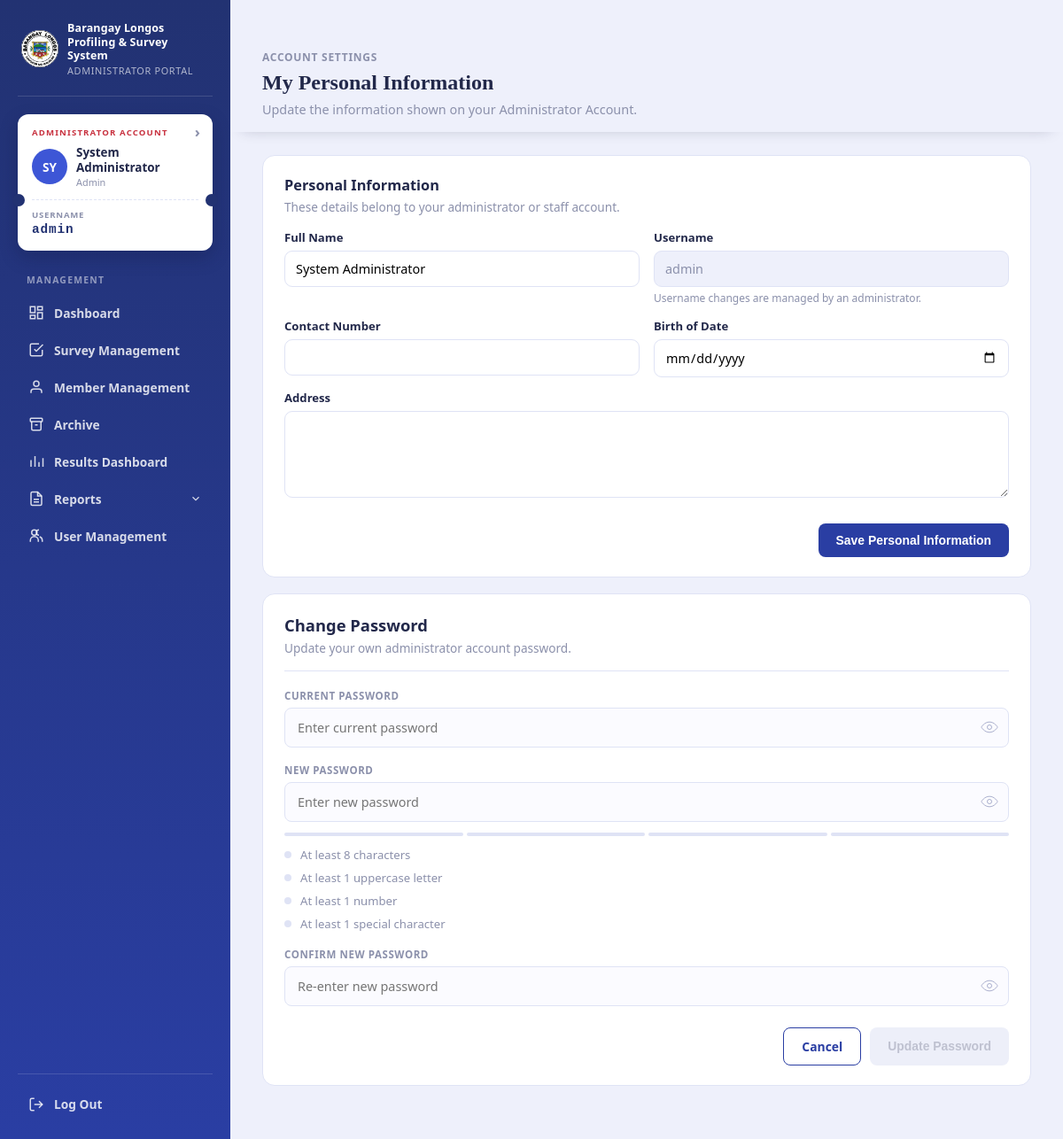
Screenshot of /admin/pages/admin_profile.php (signed in) with the database file from the repository.
### tables this page shows
CREATE TABLE `staff_admin` (
  `id` int(10) UNSIGNED NOT NULL,
  `username` varchar(80) NOT NULL,
  `full_name` varchar(120) NOT NULL,
  `password_hash` varchar(255) NOT NULL,
  `role` enum('admin','staff') NOT NULL DEFAULT 'staff',
  `contact_number` varchar(30) NOT NULL DEFAULT '',
  `address` text NOT NULL,
  `birthday` date DEFAULT NULL,
  `is_active` tinyint(1) NOT NULL DEFAULT 1,
  `archived_at` timestamp NULL DEFAULT NULL,
  `created_at` timestamp NULL DEFAULT current_timestamp()
);

### config/database.php (called while the page is built, shortened)
<?php
function database(): PDO
{
    $connection = new PDO(
        'mysql:host=' . DB_HOST . ';dbname=' . DB_NAME . ';charset=utf8mb4',
        DB_USER,
        DB_PASS,
        [
            PDO::ATTR_ERRMODE => PDO::ERRMODE_EXCEPTION,
            PDO::ATTR_DEFAULT_FETCH_MODE => PDO::FETCH_ASSOC,
            PDO::ATTR_EMULATE_PREPARES => false,
        ]
    );
    $connection->exec("SET time_zone = '+08:00'");
    return $connection;
}

### config/admin_auth.php (called while the page is built, shortened)
<?php
require_once __DIR__ . '/auth.php';
function current_admin(): ?array
{
    $statement = database()->prepare('SELECT id, username, full_name, role, contact_number, address, birthday FROM staff_admin WHERE id = ? AND is_active = 1 LIMIT 1');
    $statement->execute([$_SESSION['admin_id']]);
    return $statement->fetch() ?: null;
}
function require_admin(): array
{
    $admin = current_admin();
    return $admin;
}

### config/auth.php (called while the page is built, shortened)
<?php
require_once __DIR__ . '/database.php';
function h(?string $value): string
{
    return htmlspecialchars((string) $value, ENT_QUOTES, 'UTF-8');
}

### admin/pages/admin_profile.php (the view, shortened to what this page needs)
<?php
require_once __DIR__ . '/../../config/admin_auth.php';
$admin = require_admin();
$passwordOldNew = $_SESSION['admin_old_new_password'] ?? '';
$passwordOldConfirm = $_SESSION['admin_old_confirm_password'] ?? '';
$accountLabel = $admin['role'] === 'admin' ? 'Administrator Account' : 'Staff Account';
?>
<!DOCTYPE html>
<html lang="en">
<head>
<link rel="stylesheet" href="../../assets/css/dashboard.css?v=14">
<link rel="stylesheet" href="../../assets/css/admin-management.css">
<link rel="stylesheet" href="../../assets/css/changepassword.css?v=8">
<link rel="stylesheet" href="../css/logout.css">
</head>
<body>
<div class="portal-shell">
    <aside class="sidebar">
        <div class="sidebar-brand"><div class="sidebar-seal"><img src="../../assets/img/barangay-longos-logo.jpg" alt="Barangay Longos Logo"></div><div class="wordmark">Barangay Longos<br>Profiling &amp; Survey System<small>Administrator Portal</small></div></div>
        <div class="id-card" data-navigate-href="admin_profile.php"><div class="id-eyebrow"><?= h($accountLabel) ?></div><div class="id-card-row"><div class="id-avatar"><?= h(strtoupper(substr($admin['full_name'], 0, 2))) ?></div><div class="id-card-name"><?= h($admin['full_name']) ?><small><?= h(ucfirst($admin['role'])) ?></small></div></div><div class="id-card-perf"></div><div class="id-card-number"><span>Username</span><?= h($admin['username']) ?></div></div>
        <nav class="nav-group"><span class="nav-label">Management</span>
            <a class="nav-link" href="dashboard.php"><span class="nav-icon"><svg viewBox="0 0 24 24" fill="none" stroke="currentColor" stroke-width="2"><rect x="3" y="3" width="7" height="9"/><rect x="14" y="3" width="7" height="5"/><rect x="14" y="12" width="7" height="9"/><rect x="3" y="16" width="7" height="5"/></svg></span>Dashboard</a>
            <a class="nav-link" href="surveys.php"><span class="nav-icon"><svg viewBox="0 0 24 24" fill="none" stroke="currentColor" stroke-width="2"><path d="M9 11l3 3L22 4"/><path d="M21 12v7a2 2 0 0 1-2 2H5a2 2 0 0 1-2-2V5a2 2 0 0 1 2-2h11"/></svg></span>Survey Management</a>
            <a class="nav-link" href="members.php"><span class="nav-icon"><svg viewBox="0 0 24 24" fill="none" stroke="currentColor" stroke-width="2"><path d="M20 21v-2a4 4 0 0 0-4-4H8a4 4 0 0 0-4 4v2"/><circle cx="12" cy="7" r="4"/></svg></span>Member Management</a>
            <a class="nav-link" href="archive.php"><span class="nav-icon"><svg viewBox="0 0 24 24" fill="none" stroke="currentColor" stroke-width="2"><rect x="3" y="3" width="18" height="5" rx="1"/><path d="M5 8v11a2 2 0 0 0 2 2h10a2 2 0 0 0 2-2V8"/><line x1="10" y1="13" x2="14" y2="13"/></svg></span>Archive</a>
            <a class="nav-link" href="results.php"><span class="nav-icon"><svg viewBox="0 0 24 24" fill="none" stroke="currentColor" stroke-width="2"><line x1="4" y1="20" x2="4" y2="10"/><line x1="10" y1="20" x2="10" y2="4"/><line x1="16" y1="20" x2="16" y2="13"/><line x1="22" y1="20" x2="22" y2="7"/></svg></span>Results Dashboard</a>
            <div class="nav-group-item"><button type="button" class="nav-link nav-parent" aria-expanded="false"><span class="nav-icon"><svg viewBox="0 0 24 24" fill="none" stroke="currentColor" stroke-width="2"><path d="M14 2H6a2 2 0 0 0-2 2v16a2 2 0 0 0 2 2h12a2 2 0 0 0 2-2V8z"/><path d="M14 2v6h6"/><line x1="8" y1="13" x2="16" y2="13"/><line x1="8" y1="17" x2="16" y2="17"/></svg></span><span>Reports</span><svg class="nav-chevron" viewBox="0 0 24 24" fill="none" stroke="currentColor" stroke-width="2"><polyline points="6 9 12 15 18 9"/></svg></button></div>
            <?php if ($admin['role'] === 'admin'): ?><a class="nav-link" href="users.php"><span class="nav-icon"><svg viewBox="0 0 24 24" fill="none" stroke="currentColor" stroke-width="2"><circle cx="9" cy="7" r="4"/><path d="M3 21v-2a6 6 0 0 1 12 0v2"/><path d="M16 11a4 4 0 0 1 0-8"/><path d="M21 21v-2a6 6 0 0 0-4-5.7"/></svg></span>User Management</a><?php endif; ?>
        </nav>
        <div class="nav-footer"><a class="nav-link" href="../../process/admin_logout.php" onclick="event.preventDefault(); logout();"><span class="nav-icon"><svg viewBox="0 0 24 24" fill="none" stroke="currentColor" stroke-width="2"><path d="M9 21H5a2 2 0 0 1-2-2V5a2 2 0 0 1 2-2h4"/><polyline points="16 17 21 12 16 7"/><line x1="21" y1="12" x2="9" y2="12"/></svg></span>Log Out</a></div>
    </aside>
    <main class="main">
        <div class="sticky-head"><div class="topbar">
            <div>
                <div class="page-eyebrow">Account settings</div>
                <h1 class="page-title">My Personal Information</h1>
                <p class="page-sub">Update the information shown on your <?= h($accountLabel) ?>.</p>
            </div>
        </div></div>
        <div class="card"><div class="card-title-row"><div><div class="card-title">Personal Information</div><div class="card-desc">These details belong to your administrator or staff account.</div></div></div>
            <form method="post" action="../../process/update_admin_profile.php" class="profile-form">
                <div class="form-row">
                    <div class="form-group"><label for="full_name">Full Name</label><input id="full_name" name="full_name" type="text" value="<?= h($admin['full_name']) ?>" maxlength="120" required></div>
                    <div class="form-group"><label for="username">Username</label><input id="username" type="text" value="<?= h($admin['username']) ?>" readonly><div class="form-hint">Username changes are managed by an administrator.</div></div>
                </div>
                <div class="form-row">
                    <div class="form-group"><label for="contact_number">Contact Number</label><input id="contact_number" name="contact_number" type="tel" value="<?= h($admin['contact_number'] ?? '') ?>" maxlength="30"></div>
                    <div class="form-group"><label for="birthday">Birth of Date </label><input id="birthday" name="birthday" type="date" value="<?= h($admin['birthday'] ?? '') ?>" min="1900-01-01" max="<?= date('Y-m-d') ?>"></div>
                </div>
                <div class="form-group"><label for="address">Address</label><textarea id="address" name="address" rows="4" maxlength="1000"><?= h($admin['address'] ?? '') ?></textarea></div>
                <div class="modal-actions"><button class="btn btn-primary" type="submit">Save Personal Information</button></div>
            </form>
        </div>
        <div class="card profile-password-card">
            <div class="cp-head"><h2>Change Password</h2><p>Update your own <?= h(strtolower($accountLabel)) ?> password.</p></div>
            <form id="passwordForm" method="post" action="../../process/admin_change_password.php">
                <div class="field cp-field"><label for="current_password">Current Password</label><div class="password-field"><input type="password" id="current_password" name="current_password" placeholder="Enter current password" required><button type="button" class="toggle-password" data-target="current_password" aria-label="Show password" aria-pressed="false"><svg class="icon-eye" viewBox="0 0 24 24" fill="none" stroke="currentColor"><path d="M1 12s4-7 11-7 11 7 11 7-4 7-11 7-11-7-11-7Z"/><circle cx="12" cy="12" r="3"/></svg><svg class="icon-eye-off" viewBox="0 0 24 24" fill="none" stroke="currentColor" style="display:none"><path d="M1 1l22 22"/><path d="M17.94 17.94A10.94 10.94 0 0 1 12 19c-7 0-11-7-11-7"/></svg></button></div></div>
                <div class="field cp-field"><label for="new_password">New Password</label><div class="password-field"><input type="password" id="new_password" name="new_password" value="<?= h($passwordOldNew) ?>" placeholder="Enter new password" required><button type="button" class="toggle-password" data-target="new_password" aria-label="Show password" aria-pressed="false"><svg class="icon-eye" viewBox="0 0 24 24" fill="none" stroke="currentColor"><path d="M1 12s4-7 11-7 11 7 11 7-4 7-11 7-11-7-11-7Z"/><circle cx="12" cy="12" r="3"/></svg><svg class="icon-eye-off" viewBox="0 0 24 24" fill="none" stroke="currentColor" style="display:none"><path d="M1 1l22 22"/><path d="M17.94 17.94A10.94 10.94 0 0 1 12 19c-7 0-11-7-11-7"/></svg></button></div><div class="cp-strength-bar" id="cpStrengthBar"><span></span><span></span><span></span><span></span></div><ul class="cp-requirements" id="cpRequirements"><li data-rule="length"><span class="cp-req-dot"></span>At least 8 characters</li><li data-rule="upper"><span class="cp-req-dot"></span>At least 1 uppercase letter</li><li data-rule="number"><span class="cp-req-dot"></span>At least 1 number</li><li data-rule="special"><span class="cp-req-dot"></span>At least 1 special character</li></ul></div>
                <div class="field cp-field"><label for="confirm_password">Confirm New Password</label><div class="password-field"><input type="password" id="confirm_password" name="confirm_password" value="<?= h($passwordOldConfirm) ?>" placeholder="Re-enter new password" required><button type="button" class="toggle-password" data-target="confirm_password" aria-label="Show password" aria-pressed="false"><svg class="icon-eye" viewBox="0 0 24 24" fill="none" stroke="currentColor"><path d="M1 12s4-7 11-7 11 7 11 7-4 7-11 7-11-7-11-7Z"/><circle cx="12" cy="12" r="3"/></svg></button></div></div>
                <div class="modal-actions"><a href="dashboard.php" class="btn btn-outline">Cancel</a><button type="submit" class="btn btn-dark" id="cpSubmitBtn">Update Password</button></div>
            </form>
        </div>
    </main>
</div>
</body>
</html>

### assets/css/admin-management.css (style rules this page uses)
.form-group { margin-bottom:14px }
.form-group label { display:block;font-size:.82rem;font-weight:600;color:var(--ink,#22284a);margin-bottom:6px }
.form-group input,.form-group select,.form-group textarea { width:100%;padding:10px 12px;border:1.5px solid var(--border,#dfe3f5);border-radius:9px;font-size:.9rem;font-family:inherit }
.form-group input[readonly] { background:var(--bg,#eef0fb);color:var(--muted,#8b90ab) }
.form-hint { font-size:.75rem;color:var(--muted,#8b90ab);margin-top:4px }
.modal-actions { display:flex;justify-content:flex-end;gap:10px;margin-top:20px }
.topbar { display:flex;align-items:flex-start;justify-content:space-between;gap:16px;margin-bottom:22px;flex-wrap:wrap }
body .page-eyebrow { font-size:.75rem;text-transform:uppercase;letter-spacing:.06em;color:var(--muted,#8b90ab);font-weight:700 }
.page-title { font-size:1.5rem;margin:4px 0 6px }
.page-sub { color:var(--muted,#8b90ab);font-size:.9rem }

### rows the page displays
staff_admin: role "ADMINISTRATOR ACCOUNT", full_name "SY", full_name "System Administrator", role "Admin", username "admin", role "Administrator Account", role "administrator account"
